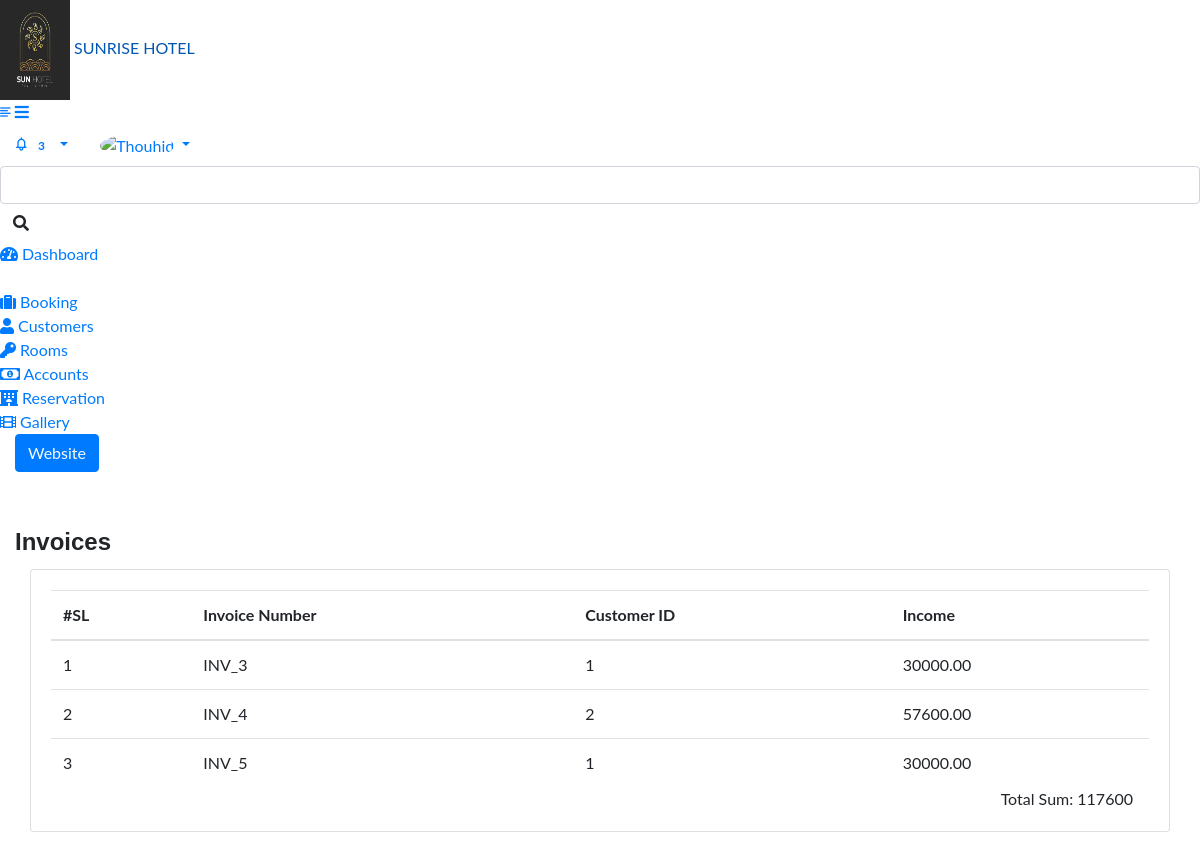
The app's page /admin/income_list.php (signed in), older data.
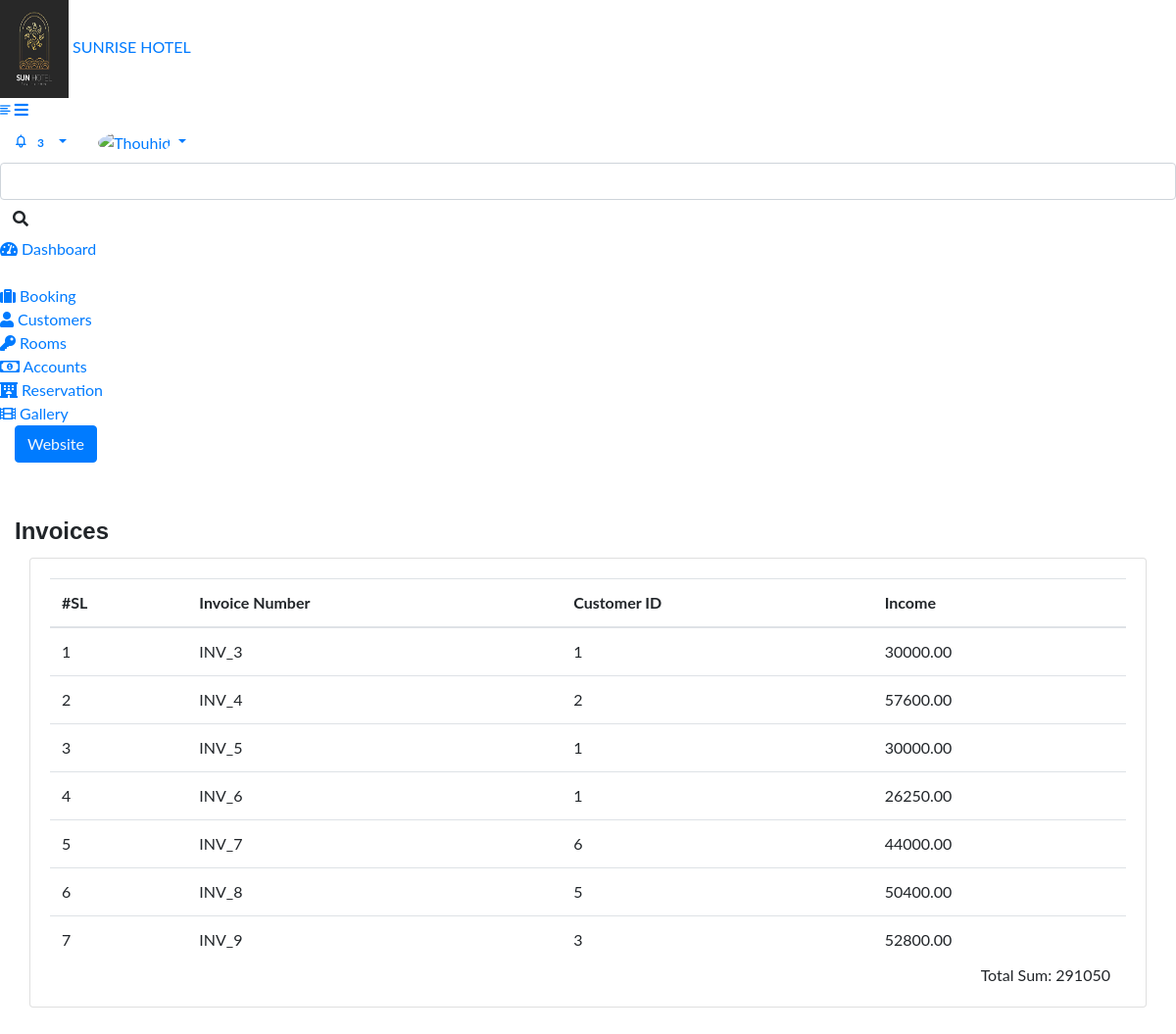
The same page, newer data.
### tables this page shows
CREATE TABLE `tbl_invoice` (
  `id` int(11) NOT NULL,
  `num_days` int(11) DEFAULT NULL,
  `invoice_number` varchar(255) DEFAULT NULL,
  `customer_id` int(11) NOT NULL,
  `amount` decimal(10,2) NOT NULL,
  `discount` decimal(10,2) NOT NULL DEFAULT 0.00,
  `vat` decimal(10,2) NOT NULL DEFAULT 0.00,
  `service_charge` decimal(10,2) NOT NULL DEFAULT 0.00,
  `total` decimal(10,2) NOT NULL,
  `created_at` datetime NOT NULL,
  `created_by` varchar(255) NOT NULL,
  `updated_at` datetime NOT NULL,
  `updated_by` varchar(255) NOT NULL,
  `deleted_at` datetime NOT NULL
);

### class/crud.php (called while the page is built, shortened)
<?php
    class crud{
        private $host='localhost';
        private $user='root';
        private $password='';
        private $database='hotel';
        private $connection;
        public function __construct(){
            $this->connection=new mysqli($this->host,$this->user,$this->password,$this->database);
        }
        public function common_select_query($sql){
            $result=array();
            $error=false;
            $rs=$this->connection->query($sql);
            if($rs){
                if($rs->num_rows > 0){
                    while($r=$rs->fetch_object()){
                        array_push($result,$r);
                    }
                }
            }else{
                $error=$this->connection->error();
            }
            $return = array('data'=>$result,'error'=>$error);
            return $return;
        }
    }
?>

### admin/income_list.php (the view)
<?php require_once('include/header.php') ?>
<?php require_once('include/sidebar.php') ?>
<?php
$totalSum = 0;
?>
<div class="page-wrapper">
    <div class="content container-fluid">
        <div class="page-header">
            <div class="row align-items-center">
                <div class="col">
                    <div class="mt-5">
                        <h4 class="card-title float-left mt-2">Invoices</h4>
                    </div>
                </div>
            </div>
        </div>
        <div class="col-sm-12">
            <div class="card card-table">
                <div class="card-body booking_card">
                    <div class="table-responsive">
                        <table class="datatable table table-stripped table table-hover table-center mb-0">
                            <thead>
                                <tr>
                                    <th>#SL</th>
                                    <th>Invoice Number</th>
                                    <th>Customer ID</th>
                                    <th>Income</th>
                                </tr>
                            </thead>
                            <tbody>
                                <?php
                                $rs = $mysqli->common_select_query("SELECT * FROM `tbl_invoice`");
                                if ($rs['data']) {
                                    foreach ($rs['data'] as $i => $d) {
                                        $totalSum += $d->total;
                                        ?>
                                        <tr>
                                            <td><?= ++$i ?></td>
                                            <td><?= $d->invoice_number ?></td>
                                            <td><?= $d->customer_id ?></td>
                                            <td><?= $d->total ?></td>
                                        </tr>
                                        <?php
                                    }
                                }
                                ?>
                            </tbody>
                        </table>
                        <div class="text-right mr-3">Total Sum: <?= $totalSum ?></div>
                    </div>
                </div>
            </div>
        </div>
    </div>
</div>
<?php include_once('include/footer.php') ?>

### admin/include/header.php (shortened to what this page needs)
<?php
    $protocol = isset($_SERVER['HTTPS']) ? 'https' : 'http';
  $base_url="$protocol://".$_SERVER['SERVER_NAME']."/".explode('/',$_SERVER['SCRIPT_NAME'])[1]."/admin/";
    require_once('../class/crud.php');
    $mysqli=new crud;
?>
<!DOCTYPE html>
<html lang="en">
<head>
	<link rel="stylesheet" href="<?= $base_url?>../assets/css/bootstrap.min.css">
	<link rel="stylesheet" href="<?= $base_url?>../assets/plugins/fontawesome/css/fontawesome.min.css">
	<link rel="stylesheet" href="<?= $base_url?>../assets/plugins/fontawesome/css/all.min.css">
	<link rel="stylesheet" href="<?= $base_url?>../assets/css/feathericon.min.css">
	<link rel="stylesheet" href="<?= $base_url?>../assets/plugins/morris/morris.css">
	<link rel="stylesheet" href="<?= $base_url?>../assets/css/style.css"> </head>
<body>
	<div class="main-wrapper">
		<div class="header">
			<div class="header-left">
				<a href="index.php" class="logo"> <img src="<?= $base_url?>../assets/img/main_logo.jpg" width="70" height="100" alt="logo"> <span class="logoclass">SUNRISE HOTEL</span> </a>
			</div>
			<a href="javascript:void(0);" id="toggle_btn"> <i class="fe fe-text-align-left"></i> </a>
			<a class="mobile_btn" id="mobile_btn"> <i class="fas fa-bars"></i> </a>
			<ul class="nav user-menu">
				<li class="nav-item dropdown noti-dropdown">
					<a href="#" class="dropdown-toggle nav-link" data-toggle="dropdown"> <i class="fe fe-bell"></i> <span class="badge badge-pill">3</span> </a>
				</li>
				<li class="nav-item dropdown has-arrow">
					<a href="#" class="dropdown-toggle nav-link" data-toggle="dropdown"> <span class="user-img"><img class="rounded-circle" src="<?= $base_url?>/../assets/img/profiles/me(1).jpg" width="31" alt="Thouhid"></span> </a>
				</li>
			</ul>
			<div  class="top-nav-search">
				<form>
					<input id="myInput" type="text" class="form-control" placeholder="Search here">
					<button class="btn" type="submit"><i class="fas fa-search"></i></button>
				</form>
			</div>
		</div>

### admin/include/sidebar.php (shortened to what this page needs)
	<div class="sidebar" id="sidebar">
	<div class="sidebar-inner slimscroll">
		<div id="sidebar-menu" class="sidebar-menu">
			<ul>
				<li class="active"> <a href="dashboard.php"><i class="fas fa-tachometer-alt"></i> <span>Dashboard</span></a> </li>
				<li class="list-divider"></li>
				<li class="submenu"> <a href="#"><i class="fas fa-suitcase"></i> <span> Booking </span> <span class="menu-arrow"></span></a>
				</li>
				<li class="submenu"> <a href="#"><i class="fas fa-user"></i> <span> Customers </span> <span class="menu-arrow"></span></a>
				</li>
				<li class="submenu"> <a href="#"><i class="fas fa-key"></i> <span> Rooms </span> <span class="menu-arrow"></span></a>
				</li>
				<li class="submenu"> <a href="#"><i class="far fa-money-bill-alt"></i> <span> Accounts </span> <span class="menu-arrow"></span></a>
				</li>
				<li class="submenu"> <a href="#"><i class="fas fa-hotel"></i> <span> Reservation </span> <span class="menu-arrow"></span></a>
				</li>
				<li class="submenu"> <a href="#"><i class="fas fa-film"></i> <span> Gallery </span> <span class="menu-arrow"></span></a>
				</li>
				</ul>
				<div class="col-md-12">
				<a class='btn btn-primary text-light' href="../index.php">Website</a>
				</div>
		</div>
	</div>
</div>

### admin/include/footer.php (shortened to what this page needs)
</div>
</body>
</html>

### assets/website/css/style.css (style rules this page uses)
html, body { margin:0; font-size: 100%; font-family: 'Lato', sans-serif; background: #fff; }
body a { text-decoration:none; transition:0.5s all; -webkit-transition:0.5s all; -moz-transition:0.5s all; -o-transition:0.5s all; -ms-transition:0.5s all; }
h1,h2,h3,h4,h5,h6 { margin:0; font-family: 'Federo', sans-serif; font-weight: 600; }
ul { margin:0; padding:0; }

Row changes from the older to the newer data that the page shows:
added tbl_invoice: invoice_number "INV_6", customer "1", total "26250.00"
added tbl_invoice: invoice_number "INV_7", customer "6", total "44000.00"
added tbl_invoice: invoice_number "INV_8", customer "5", total "50400.00"
added tbl_invoice: invoice_number "INV_9", customer "3", total "52800.00"
Text that changed along with them:
$totalSum: "117600" → "291050"
